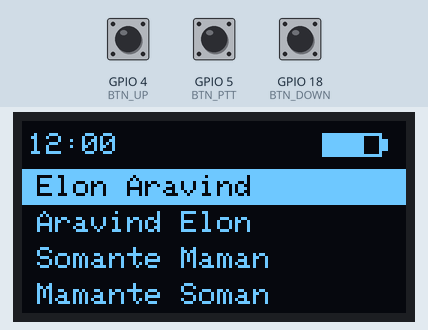
A sketch run on a simulated ESP32. Shown: 128×64 one-colour display. The test bench sets the inputs (shaded band); at power-on: GPIO 5 (BTN_PTT) HIGH, GPIO 4 (BTN_UP) HIGH, GPIO 18 (BTN_DOWN) HIGH.

Above: at 1.2 s.
1.3 s: GPIO 5 (BTN_PTT) pulled LOW for 0.15 s
At 1.42 s:
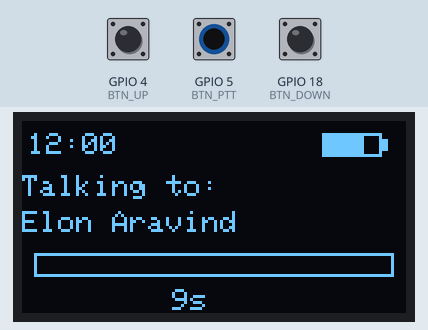
2.9 s: GPIO 4 (BTN_UP) pulled LOW for 1 s
At 5.2 s:
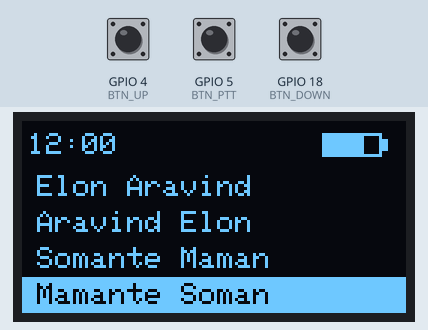
5.5 s: GPIO 5 (BTN_PTT) pulled LOW for 1 s
At 5.65 s:
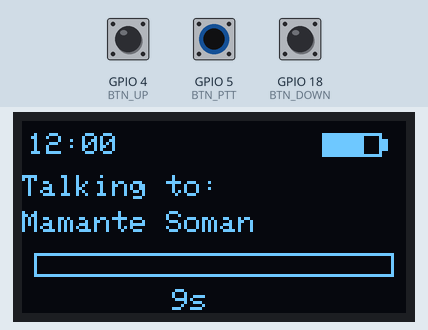
8.0 s: GPIO 18 (BTN_DOWN) pulled LOW for 3.2 s
At 12.2 s:
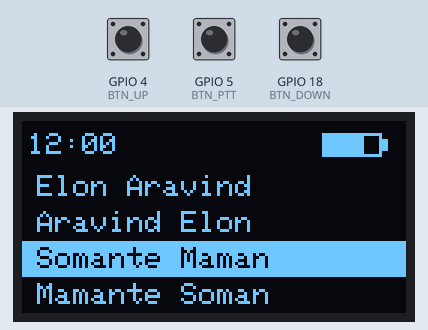
12.7 s: GPIO 5 (BTN_PTT) pulled LOW for 0.15 s
At 12.82 s:
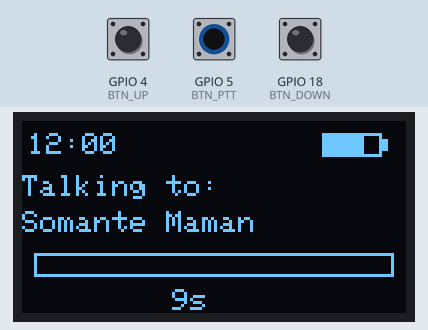
14.3 s: GPIO 4 (BTN_UP) pulled LOW for 0.15 s
At 15.6 s:
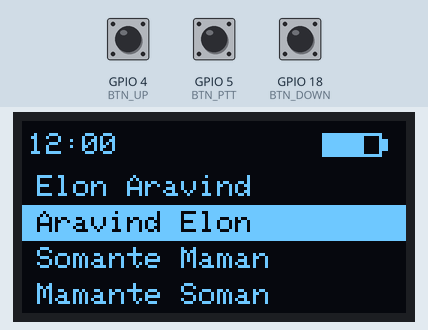
Timing chart, 0 to 17.3 s (numbered marks = the images above; inputs shaded):
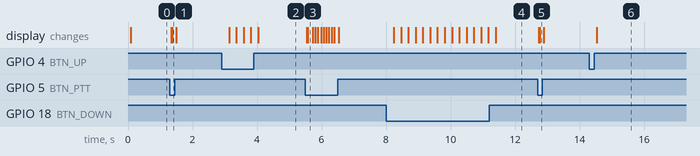

The sketch:

oled_contact_menu.ino
```cpp
#include <Wire.h>
#include <Adafruit_GFX.h>
#include <Adafruit_SSD1306.h>

#define SCREEN_WIDTH 128
#define SCREEN_HEIGHT 64
#define BTN_UP 4
#define BTN_PTT 5
#define BTN_DOWN 18

Adafruit_SSD1306 display(SCREEN_WIDTH, SCREEN_HEIGHT, &Wire, -1);
const char* contacts[] = {"Elon Aravind", "Aravind Elon", "Somante Maman", "Mamante Soman"};
const int totalContacts = 4;
int selectedIndex = 0;
bool inTalkMode = false;
unsigned long talkStartTime = 0;
const unsigned long maxTalkTime = 10000;
int hours = 12;
int minutes = 0;
int batteryLevel = 75;

void drawStatusBar() {
  display.fillRect(0, 0, 128, 16, SSD1306_BLACK);
  display.setTextSize(1);
  display.setTextColor(SSD1306_WHITE);
  display.setCursor(2, 4);
  if (hours < 10) display.print("0");
  display.print(hours);
  display.print(":");
  if (minutes < 10) display.print("0");
  display.print(minutes);
  int bx = 100, by = 4;
  display.drawRect(bx, by, 20, 8, SSD1306_WHITE);
  display.fillRect(bx + 20, by + 2, 2, 4, SSD1306_WHITE);
  display.fillRect(bx + 1, by + 1, map(batteryLevel, 0, 100, 0, 18), 6, SSD1306_WHITE);
}

void drawMenu() {
  display.fillRect(0, 16, 128, 48, SSD1306_BLACK);
  display.setTextSize(1);
  for (int i = 0; i < totalContacts; i++) {
    int y = 18 + i * 12;
    if (i == selectedIndex) {
      display.fillRect(0, y - 2, 128, 12, SSD1306_WHITE);
      display.setTextColor(SSD1306_BLACK);
    } else {
      display.setTextColor(SSD1306_WHITE);
    }
    display.setCursor(5, y);
    display.print(contacts[i]);
  }
}

void drawTalkScreen(unsigned long elapsed) {
  display.fillRect(0, 16, 128, 48, SSD1306_BLACK);
  display.setTextColor(SSD1306_WHITE);
  display.setCursor(0, 18);
  display.print("Talking to:");
  display.setCursor(0, 30);
  display.print(contacts[selectedIndex]);
  int barWidth = map(elapsed, 0, maxTalkTime, 0, 120);
  display.drawRect(4, 44, 120, 8, SSD1306_WHITE);
  display.fillRect(4, 44, barWidth, 8, SSD1306_WHITE);
  int remaining = (maxTalkTime - elapsed) / 1000;
  if (remaining < 0) remaining = 0;
  display.setCursor(50, 56);
  display.print(remaining);
  display.print("s");
}

void setup() {
  pinMode(BTN_UP, INPUT_PULLUP);
  pinMode(BTN_PTT, INPUT_PULLUP);
  pinMode(BTN_DOWN, INPUT_PULLUP);
  Wire.begin(21, 22);
  display.begin(SSD1306_SWITCHCAPVCC, 0x3C);
  display.clearDisplay();
  display.display();
}

void loop() {
  static unsigned long lastMinuteUpdate = 0;
  if (millis() - lastMinuteUpdate > 60000) {
    minutes++;
    if (minutes >= 60) { minutes = 0; hours++; if (hours >= 24) hours = 0; }
    lastMinuteUpdate = millis();
  }
  bool pttPressed = (digitalRead(BTN_PTT) == LOW);
  if (pttPressed && !inTalkMode) { inTalkMode = true; talkStartTime = millis(); }
  if (!pttPressed && inTalkMode) inTalkMode = false;
  display.clearDisplay();
  drawStatusBar();
  if (inTalkMode) {
    unsigned long elapsed = millis() - talkStartTime;
    if (elapsed >= maxTalkTime) { inTalkMode = false; elapsed = maxTalkTime; }
    drawTalkScreen(elapsed);
  } else {
    if (digitalRead(BTN_UP) == LOW) { selectedIndex--; if (selectedIndex < 0) selectedIndex = totalContacts - 1; delay(200); }
    if (digitalRead(BTN_DOWN) == LOW) { selectedIndex++; if (selectedIndex >= totalContacts) selectedIndex = 0; delay(200); }
    drawMenu();
  }
  display.display();
}
```

Measured:
- after the input at 1.3 s, the display: first changes at once (image 1 shows a later state)
- after the input at 2.9 s, the display: changes after 0.23 s (image 2)
- after the input at 5.5 s, the display: first changes after 0.05 s (image 3 shows a later state)
- after the input at 8.0 s, the display: first changes after 0.24 s (image 4 shows a later state)
- after the input at 12.7 s, the display: first changes at once (image 5 shows a later state)
- after the input at 14.3 s, the display: changes after 0.23 s (image 6)
